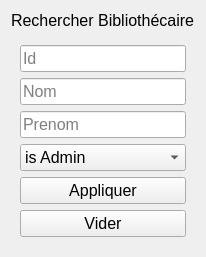
                <widget class="QWidget" name="searchLibrarian">
                 <layout class="QVBoxLayout" name="verticalLayout_48">
                  <item>
                   <widget class="QLabel" name="label_19">
                    <property name="font">
                     <font>
                      <pointsize>12</pointsize>
                     </font>
                    </property>
                    <property name="text">
                     <string>Rechercher Bibliothécaire</string>
                    </property>
                   </widget>
                  </item>
                  <item>
                   <widget class="QWidget" name="widget_22" native="true">
                    <property name="sizePolicy">
                     <sizepolicy hsizetype="Preferred" vsizetype="Expanding">
                      <horstretch>0</horstretch>
                      <verstretch>0</verstretch>
                     </sizepolicy>
                    </property>
                    <layout class="QVBoxLayout" name="verticalLayout_47">
                     <item>
                      <widget class="QLineEdit" name="searchLibrarianId">
                       <property name="font">
                        <font>
                         <pointsize>12</pointsize>
                        </font>
                       </property>
                       <property name="placeholderText">
                        <string>Id</string>
                       </property>
                      </widget>
                     </item>
                     <item>
                      <widget class="QLineEdit" name="searchLibrarianNom">
                       <property name="font">
                        <font>
                         <pointsize>12</pointsize>
                        </font>
                       </property>
                       <property name="placeholderText">
                        <string>Nom</string>
                       </property>
                      </widget>
                     </item>
                     <item>
                      <widget class="QLineEdit" name="searchLibrarianPrenom">
                       <property name="font">
                        <font>
                         <pointsize>12</pointsize>
                        </font>
                       </property>
                       <property name="placeholderText">
                        <string>Prenom</string>
                       </property>
                      </widget>
                     </item>
                     <item>
                      <widget class="QComboBox" name="searchAdmin">
                       <property name="font">
                        <font>
                         <pointsize>12</pointsize>
                        </font>
                       </property>
                       <item>
                        <property name="text">
                         <string>is Admin</string>
                        </property>
                       </item>
                       <item>
                        <property name="text">
                         <string>No</string>
                        </property>
                       </item>
                       <item>
                        <property name="text">
                         <string>Yes</string>
                        </property>
                       </item>
                      </widget>
                     </item>
                     <item>
                      <widget class="QPushButton" name="searchLibrarianBtn">
                       <property name="font">
                        <font>
                         <pointsize>12</pointsize>
                        </font>
                       </property>
                       <property name="text">
                        <string>Appliquer</string>
                       </property>
                       <property name="icon">
                        <iconset resource="QSS/QSS_Resources.qrc">
                         <normaloff>:/icons/Icons/search.png</normaloff>:/icons/Icons/search.png</iconset>
                       </property>
                       <property name="iconSize">
                        <size>
                         <width>24</width>
                         <height>24</height>
                        </size>
                       </property>
                      </widget>
                     </item>
                     <item>
                      <widget class="QPushButton" name="LibrarianClearBtn">
                       <property name="font">
                        <font>
                         <pointsize>12</pointsize>
                        </font>
                       </property>
                       <property name="text">
                        <string>Vider</string>
                       </property>
                       <property name="icon">
                        <iconset resource="QSS/QSS_Resources.qrc">
                         <normaloff>:/icons/Icons/trash-2.png</normaloff>:/icons/Icons/trash-2.png</iconset>
                       </property>
                       <property name="iconSize">
                        <size>
                         <width>24</width>
                         <height>24</height>
                        </size>
                       </property>
                      </widget>
                     </item>
                    </layout>
                   </widget>
                  </item>
                 </layout>
                </widget>
